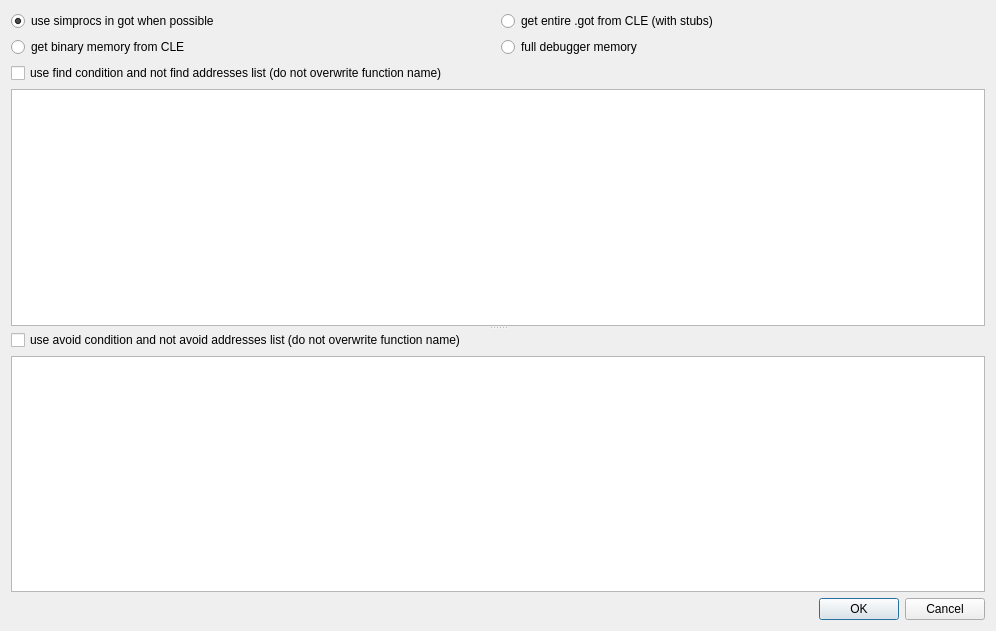
<?xml version="1.0" encoding="UTF-8"?>
<ui version="4.0">
 <class>IDAngrExecDialog</class>
 <widget class="QDialog" name="IDAngrExecDialog">
  <property name="geometry">
   <rect>
    <x>0</x>
    <y>0</y>
    <width>996</width>
    <height>631</height>
   </rect>
  </property>
  <property name="windowTitle">
   <string>Exec</string>
  </property>
  <layout class="QGridLayout" name="gridLayout_4">
   <item row="0" column="0">
    <layout class="QGridLayout" name="gridLayout_3">
     <item row="0" column="0">
      <widget class="QRadioButton" name="simprocsBox">
       <property name="toolTip">
        <string>&lt;html&gt;&lt;head/&gt;&lt;body&gt;&lt;p&gt;The default memory mode.&lt;/p&gt;&lt;p&gt;The .got is populated with a mixture of simprocedures and resolved library addresses.&lt;/p&gt;&lt;p&gt;Simprocedures are used when possible.&lt;/p&gt;&lt;p&gt;The best option for ELF executables.&lt;/p&gt;&lt;/body&gt;&lt;/html&gt;</string>
       </property>
       <property name="text">
        <string>use simprocs in got when possible</string>
       </property>
       <property name="checked">
        <bool>true</bool>
       </property>
      </widget>
     </item>
     <item row="0" column="1">
      <widget class="QRadioButton" name="gotloaderBox">
       <property name="enabled">
        <bool>true</bool>
       </property>
       <property name="toolTip">
        <string>&lt;html&gt;&lt;head/&gt;&lt;body&gt;&lt;p&gt;Get only the .got section from the angr loader to use default simprocedures insted of executing library code.&lt;/p&gt;&lt;/body&gt;&lt;/html&gt;</string>
       </property>
       <property name="text">
        <string>get entire .got from CLE (with stubs)</string>
       </property>
       <property name="checked">
        <bool>false</bool>
       </property>
      </widget>
     </item>
     <item row="1" column="0">
      <widget class="QRadioButton" name="textloaderBox">
       <property name="toolTip">
        <string>&lt;html&gt;&lt;head/&gt;&lt;body&gt;&lt;p&gt;Load the executable memory (.text, .rodata, .got ...) from the angr loader, faster but can't work with self modifying code and libraries loaded from the debugger will be not executed.&lt;/p&gt;&lt;/body&gt;&lt;/html&gt;</string>
       </property>
       <property name="text">
        <string>get binary memory from CLE</string>
       </property>
       <property name="checked">
        <bool>false</bool>
       </property>
      </widget>
     </item>
     <item row="1" column="1">
      <widget class="QRadioButton" name="execallBox">
       <property name="toolTip">
        <string>&lt;html&gt;&lt;head/&gt;&lt;body&gt;&lt;p&gt;Load all from debugger so default simprocedures will not be executed. Can be slow and not supported under certain condition (not fully tested).&lt;/p&gt;&lt;/body&gt;&lt;/html&gt;</string>
       </property>
       <property name="text">
        <string>full debugger memory</string>
       </property>
      </widget>
     </item>
    </layout>
   </item>
   <item row="1" column="0">
    <widget class="QSplitter" name="splitter">
     <property name="orientation">
      <enum>Qt::Vertical</enum>
     </property>
     <widget class="QWidget" name="layoutWidget">
      <layout class="QGridLayout" name="gridLayout">
       <item row="0" column="0">
        <widget class="QCheckBox" name="useFindCondBox">
         <property name="text">
          <string>use find condition and not find addresses list (do not overwrite function name)</string>
         </property>
        </widget>
       </item>
       <item row="1" column="0">
        <widget class="QPlainTextEdit" name="findCondEdit">
         <property name="enabled">
          <bool>true</bool>
         </property>
        </widget>
       </item>
      </layout>
     </widget>
     <widget class="QWidget" name="layoutWidget">
      <layout class="QGridLayout" name="gridLayout_2">
       <item row="0" column="0">
        <widget class="QCheckBox" name="useAvoidCondBox">
         <property name="text">
          <string>use avoid condition and not avoid addresses list (do not overwrite function name)</string>
         </property>
        </widget>
       </item>
       <item row="1" column="0">
        <widget class="QPlainTextEdit" name="avoidCondEdit">
         <property name="enabled">
          <bool>true</bool>
         </property>
        </widget>
       </item>
      </layout>
     </widget>
    </widget>
   </item>
   <item row="2" column="0">
    <widget class="QDialogButtonBox" name="buttonBox">
     <property name="maximumSize">
      <size>
       <width>16777215</width>
       <height>48</height>
      </size>
     </property>
     <property name="orientation">
      <enum>Qt::Horizontal</enum>
     </property>
     <property name="standardButtons">
      <set>QDialogButtonBox::Cancel|QDialogButtonBox::Ok</set>
     </property>
    </widget>
   </item>
  </layout>
 </widget>
 <resources/>
 <connections>
  <connection>
   <sender>buttonBox</sender>
   <signal>accepted()</signal>
   <receiver>IDAngrExecDialog</receiver>
   <slot>accept()</slot>
   <hints>
    <hint type="sourcelabel">
     <x>248</x>
     <y>254</y>
    </hint>
    <hint type="destinationlabel">
     <x>157</x>
     <y>274</y>
    </hint>
   </hints>
  </connection>
  <connection>
   <sender>buttonBox</sender>
   <signal>rejected()</signal>
   <receiver>IDAngrExecDialog</receiver>
   <slot>reject()</slot>
   <hints>
    <hint type="sourcelabel">
     <x>316</x>
     <y>260</y>
    </hint>
    <hint type="destinationlabel">
     <x>286</x>
     <y>274</y>
    </hint>
   </hints>
  </connection>
 </connections>
</ui>
